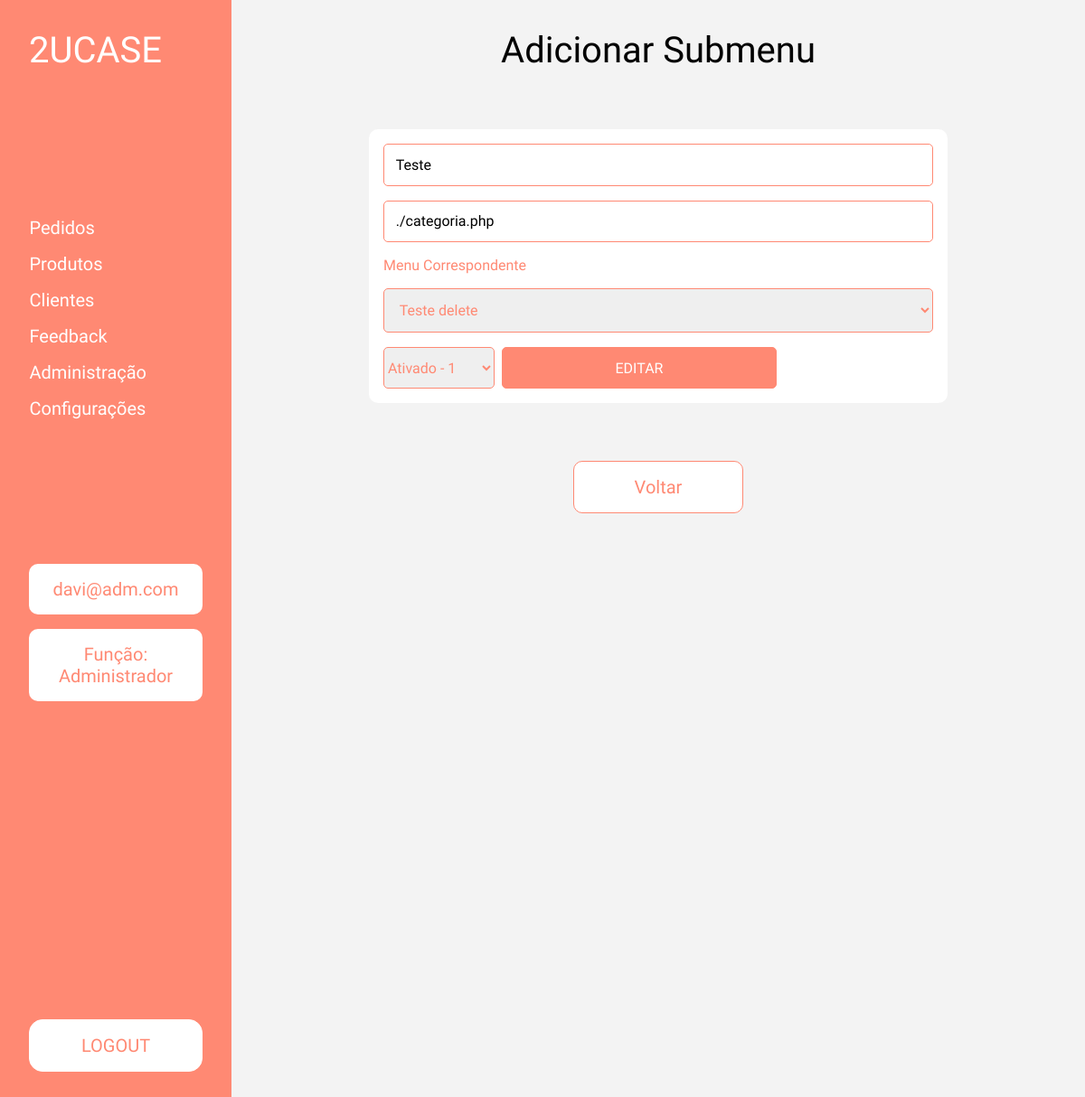
/view/CRUDEditSubMenu.php (signed in), run on the app's committed database.
### tables this page shows
CREATE TABLE adm_submenu(
	id_submenu INT AUTO_INCREMENT NOT NULL PRIMARY KEY,
	id_menu INT NOT NULL,
	nome_submenu VARCHAR(300) NOT NULL,
	link_submenu varchar(300) not null,
	status INT(1) NOT NULL COMMENT '1 - ativo; 0 - inativo',
	data_reg_submenu DATETIME DEFAULT CURRENT_TIMESTAMP NOT NULL  COMMENT 'data e hora do registro',

	FOREIGN KEY ( id_menu ) REFERENCES adm_menu( id_menu )
);

### model/conexao.class.php (called while the page is built, shortened)
<?php
class Conexao{
    public function __construct(){
        try{
            $this->pdo = new PDO("mysql:dbname=2ucase_bd3;host=localhost","root","");
        }catch(PDOException $e){
            echo "Erro com banco de dados: " . $e->getMessage() . "<br>";
            exit();
        }catch(Exception $e){
            echo "Erro generico: " . $e->getMessage() . "<br>";
            exit();
        }
    }
}
?>

### model/Manager.class.php (called while the page is built, shortened)
<?php
require_once 'Conexao.class.php';
class Manager extends Conexao {
	public function listClient($table, $columnName) {
        $cmd = $this->pdo->query("SELECT * FROM {$table} ORDER by {$columnName} DESC");
        $res = $cmd->fetchAll(PDO::FETCH_ASSOC);
        return $res;
	}
}

### view/CRUDEditSubMenu.php (the view, shortened to what this page needs)
<?php
require_once "../model/Manager.class.php";
$manager = new Manager();
$resultListMenu = $manager->listClient('adm_menu', 'id_menu');
$resultListSubMenu = $manager->listClient('adm_submenu', 'id_submenu');
?>
<!DOCTYPE html>
<html lang="en">
<head>
    <?php require_once '../config/config.php'; ?>
    <link rel="stylesheet" href="../assets/css/AddMenu.css">
</head>
<?php require_once "./navbar.php"; ?>
<body id="body-margin">
    <main class="container-new-produto">
        <h1>Adicionar Submenu</h1>
        <form action="../controller/ControllerAddSubMenuADM.php" method="POST" class="form-add-menu" enctype="multipart/form-data">
            <input type="text" name="nome_submenu" id="input_nome_menu" value="<?= $resultListSubMenu[0]['nome_submenu'] ?>" placeholder="Nome do menu">
            <input type="text" name="link_submenu" id="input_link_menu" value="<?= $resultListSubMenu[0]['link_submenu'] ?>" placeholder="Link do menu">
            <label for="menu" id="submenu-label">Menu Correspondente</label>
            <select name="id_menu" id="submenu-select">
                <?php
                if (count($resultListMenu) > 0) {
                    for ($i = 0; $i < count($resultListMenu); $i++) {
                ?>
                        <option value="<?= $resultListMenu[$i]['id_menu'] ?>"><?= $resultListMenu[$i]['nome_menu'] ?></option>
                <?php
                    }
                }
                ?>
            </select>
            <div class="row-ativo-submit">
                <select name="status">
                    <?php
                    if ($resultListSubMenu[0]['status'] === 1) {
                    ?>
                        <option value="1" selected>Ativado - 1</option>
                    <?php
                    }
                    ?>
                </select>
                <input type="submit" value="Editar" id="adcionar_menu">
            </div>
        </form>
        <button id="btn-exit" onclick="window.location.href='./listMenus.php'">Voltar</button>
    </main>
</body>
</html>

### assets/css/AddMenu.css (style rules this page uses)
.container-new-produto { display: flex; flex-direction: column; align-items: center; justify-content: center; gap: 4rem; margin-top: 2rem; }
.form-add-menu { display:flex; padding: 1rem; background-color: #fff; gap:1rem; justify-content: center; width: 40rem; border-radius: 10px; flex-direction: column; }
.form-add-menu input { padding: 0.8rem; border-radius: 5px; border: 1px solid var(--cor-laranja); width: 100%; }
.form-add-menu input[type="submit"] { background-color: var(--cor-laranja); font-weight: 500; border: 1px solid var(--cor-laranja); text-transform: uppercase; width: 50%; color: #ffff; }
.form-add-menu input::placeholder, .form-add-menu select { color: var(--cor-laranja); }
.row-ativo-submit { display:flex; gap: 0.5rem; }
.form-add-menu select { border: 1px solid var(--cor-laranja); border-radius: 5px; }
#submenu-select { padding: .8rem; }
#submenu-label { color: var(--cor-laranja); }

### data on the page
adm_submenu: nome_submenu "Teste", link_submenu "./categoria.php", status "Ativado - 1"

### other printed values
$_SESSION['ADM-EMAIL'] "davi@adm.com"
form field id_menu "Teste delete"
